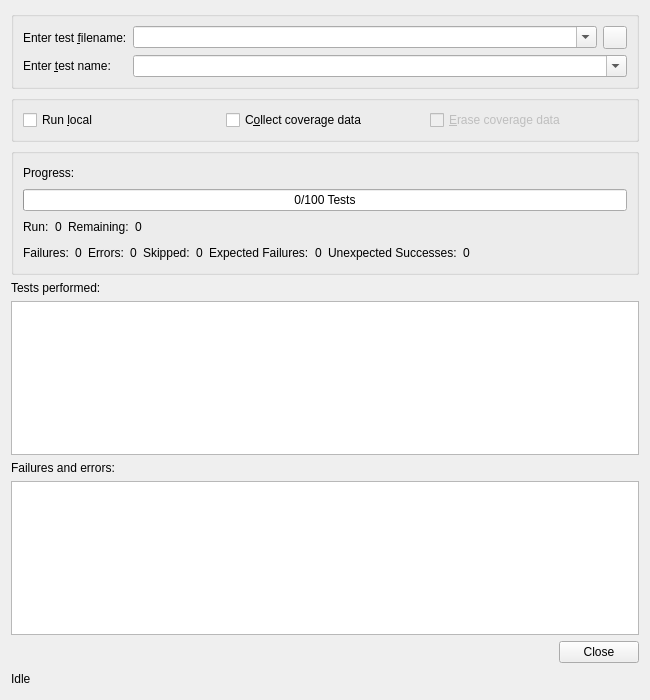
<?xml version="1.0" encoding="UTF-8"?>
<ui version="4.0">
 <class>UnittestDialog</class>
 <widget class="QWidget" name="UnittestDialog">
  <property name="geometry">
   <rect>
    <x>0</x>
    <y>0</y>
    <width>650</width>
    <height>700</height>
   </rect>
  </property>
  <property name="windowTitle">
   <string>Unittest</string>
  </property>
  <layout class="QVBoxLayout" name="verticalLayout_2">
   <item>
    <widget class="QGroupBox" name="groupBox">
     <property name="title">
      <string/>
     </property>
     <layout class="QGridLayout" name="_4">
      <item row="1" column="1" colspan="2">
       <widget class="QComboBox" name="testComboBox">
        <property name="toolTip">
         <string>Enter the test name. Leave empty to use the default name &quot;suite&quot;.</string>
        </property>
        <property name="whatsThis">
         <string>&lt;b&gt;Testname&lt;/b&gt;&lt;p&gt;Enter the name of the test to be performed. This name must follow the rules given by Python's unittest module. If this field is empty, the default name of &quot;suite&quot; will be used.&lt;/p&gt;</string>
        </property>
        <property name="editable">
         <bool>true</bool>
        </property>
       </widget>
      </item>
      <item row="0" column="1">
       <widget class="QComboBox" name="testsuiteComboBox">
        <property name="sizePolicy">
         <sizepolicy hsizetype="MinimumExpanding" vsizetype="Fixed">
          <horstretch>0</horstretch>
          <verstretch>0</verstretch>
         </sizepolicy>
        </property>
        <property name="toolTip">
         <string>Enter name of file defining the testsuite</string>
        </property>
        <property name="whatsThis">
         <string>&lt;b&gt;Testsuite&lt;/b&gt;
&lt;p&gt;Enter the name of the file defining the testsuite.
It should have a method with a name given below. If no name is given, the suite() method will be tried. If no such method can be
found, the module will be inspected for proper test
cases.&lt;/p&gt;</string>
        </property>
        <property name="editable">
         <bool>true</bool>
        </property>
        <property name="insertPolicy">
         <enum>QComboBox::InsertAtTop</enum>
        </property>
        <property name="duplicatesEnabled">
         <bool>false</bool>
        </property>
       </widget>
      </item>
      <item row="1" column="0">
       <widget class="QLabel" name="label">
        <property name="text">
         <string>Enter &amp;test name:</string>
        </property>
        <property name="buddy">
         <cstring>testComboBox</cstring>
        </property>
       </widget>
      </item>
      <item row="0" column="0">
       <widget class="QLabel" name="testsuiteLabel">
        <property name="text">
         <string>Enter test &amp;filename:</string>
        </property>
        <property name="buddy">
         <cstring>testsuiteComboBox</cstring>
        </property>
       </widget>
      </item>
      <item row="0" column="2">
       <widget class="QToolButton" name="fileDialogButton">
        <property name="toolTip">
         <string>Open a file selection dialog</string>
        </property>
       </widget>
      </item>
     </layout>
    </widget>
   </item>
   <item>
    <widget class="QGroupBox" name="optionsGroup">
     <property name="title">
      <string/>
     </property>
     <layout class="QHBoxLayout" name="_5">
      <item>
       <widget class="QCheckBox" name="localCheckBox">
        <property name="toolTip">
         <string>Select whether you want to run the test locally</string>
        </property>
        <property name="text">
         <string>Run &amp;local</string>
        </property>
       </widget>
      </item>
      <item>
       <widget class="QCheckBox" name="coverageCheckBox">
        <property name="toolTip">
         <string>Select whether coverage data should be collected</string>
        </property>
        <property name="text">
         <string>C&amp;ollect coverage data</string>
        </property>
       </widget>
      </item>
      <item>
       <widget class="QCheckBox" name="coverageEraseCheckBox">
        <property name="enabled">
         <bool>false</bool>
        </property>
        <property name="toolTip">
         <string>Select whether old coverage data should be erased</string>
        </property>
        <property name="text">
         <string>&amp;Erase coverage data</string>
        </property>
       </widget>
      </item>
     </layout>
    </widget>
   </item>
   <item>
    <widget class="QGroupBox" name="progressGroupBox">
     <property name="title">
      <string/>
     </property>
     <layout class="QVBoxLayout" name="verticalLayout">
      <item>
       <layout class="QHBoxLayout" name="_8">
        <item>
         <widget class="QLabel" name="progressTextLabel">
          <property name="text">
           <string>Progress:</string>
          </property>
         </widget>
        </item>
        <item>
         <spacer>
          <property name="orientation">
           <enum>Qt::Horizontal</enum>
          </property>
          <property name="sizeHint" stdset="0">
           <size>
            <width>371</width>
            <height>20</height>
           </size>
          </property>
         </spacer>
        </item>
        <item>
         <widget class="E5Led" name="progressLed"/>
        </item>
       </layout>
      </item>
      <item>
       <widget class="QProgressBar" name="progressProgressBar">
        <property name="value">
         <number>0</number>
        </property>
        <property name="orientation">
         <enum>Qt::Horizontal</enum>
        </property>
        <property name="format">
         <string>%v/%m Tests</string>
        </property>
       </widget>
      </item>
      <item>
       <layout class="QHBoxLayout" name="horizontalLayout_2">
        <item>
         <widget class="QLabel" name="progressCounterRunLabel">
          <property name="text">
           <string>Run:</string>
          </property>
         </widget>
        </item>
        <item>
         <widget class="QLabel" name="progressCounterRunCount">
          <property name="toolTip">
           <string>Number of tests run</string>
          </property>
          <property name="text">
           <string notr="true">0</string>
          </property>
         </widget>
        </item>
        <item>
         <widget class="QLabel" name="progressCounterRemLabel">
          <property name="text">
           <string>Remaining:</string>
          </property>
         </widget>
        </item>
        <item>
         <widget class="QLabel" name="progressCounterRemCount">
          <property name="toolTip">
           <string>Number of tests to be run</string>
          </property>
          <property name="text">
           <string notr="true">0</string>
          </property>
         </widget>
        </item>
        <item>
         <spacer name="horizontalSpacer">
          <property name="orientation">
           <enum>Qt::Horizontal</enum>
          </property>
          <property name="sizeHint" stdset="0">
           <size>
            <width>40</width>
            <height>20</height>
           </size>
          </property>
         </spacer>
        </item>
       </layout>
      </item>
      <item>
       <layout class="QHBoxLayout" name="horizontalLayout">
        <item>
         <widget class="QLabel" name="progressCounterFailureLabel">
          <property name="text">
           <string>Failures:</string>
          </property>
         </widget>
        </item>
        <item>
         <widget class="QLabel" name="progressCounterFailureCount">
          <property name="toolTip">
           <string>Number of test failures</string>
          </property>
          <property name="text">
           <string notr="true">0</string>
          </property>
         </widget>
        </item>
        <item>
         <widget class="QLabel" name="progressCounterErrorLabel">
          <property name="text">
           <string>Errors:</string>
          </property>
         </widget>
        </item>
        <item>
         <widget class="QLabel" name="progressCounterErrorCount">
          <property name="toolTip">
           <string>Number of test errors</string>
          </property>
          <property name="text">
           <string notr="true">0</string>
          </property>
         </widget>
        </item>
        <item>
         <widget class="QLabel" name="progressCounterSkippedLabel">
          <property name="text">
           <string>Skipped:</string>
          </property>
         </widget>
        </item>
        <item>
         <widget class="QLabel" name="progressCounterSkippedCount">
          <property name="toolTip">
           <string>Number of tests skipped</string>
          </property>
          <property name="text">
           <string notr="true">0</string>
          </property>
         </widget>
        </item>
        <item>
         <widget class="QLabel" name="progressCounterExpectedFailureLabel">
          <property name="text">
           <string>Expected Failures:</string>
          </property>
         </widget>
        </item>
        <item>
         <widget class="QLabel" name="progressCounterExpectedFailureCount">
          <property name="toolTip">
           <string>Number of tests with expected failure</string>
          </property>
          <property name="text">
           <string notr="true">0</string>
          </property>
         </widget>
        </item>
        <item>
         <widget class="QLabel" name="progressCounterUnexpectedSuccessLabel">
          <property name="text">
           <string>Unexpected Successes:</string>
          </property>
         </widget>
        </item>
        <item>
         <widget class="QLabel" name="progressCounterUnexpectedSuccessCount">
          <property name="toolTip">
           <string>Number of tests with unexpected success</string>
          </property>
          <property name="text">
           <string notr="true">0</string>
          </property>
         </widget>
        </item>
        <item>
         <spacer>
          <property name="orientation">
           <enum>Qt::Horizontal</enum>
          </property>
          <property name="sizeType">
           <enum>QSizePolicy::Expanding</enum>
          </property>
          <property name="sizeHint" stdset="0">
           <size>
            <width>20</width>
            <height>20</height>
           </size>
          </property>
         </spacer>
        </item>
       </layout>
      </item>
     </layout>
    </widget>
   </item>
   <item>
    <widget class="QLabel" name="textLabel1">
     <property name="text">
      <string>Tests performed:</string>
     </property>
    </widget>
   </item>
   <item>
    <widget class="QListWidget" name="testsListWidget"/>
   </item>
   <item>
    <widget class="QLabel" name="listboxLabel">
     <property name="text">
      <string>Failures and errors:</string>
     </property>
    </widget>
   </item>
   <item>
    <widget class="QListWidget" name="errorsListWidget">
     <property name="toolTip">
      <string>Failures and Errors list</string>
     </property>
     <property name="whatsThis">
      <string>&lt;b&gt;Failures and Errors list&lt;/b&gt;
&lt;p&gt;This list shows all failed and errored tests.
Double clicking on an entry will show the respective traceback.&lt;/p&gt;</string>
     </property>
    </widget>
   </item>
   <item>
    <widget class="QDialogButtonBox" name="buttonBox">
     <property name="orientation">
      <enum>Qt::Horizontal</enum>
     </property>
     <property name="standardButtons">
      <set>QDialogButtonBox::Close</set>
     </property>
    </widget>
   </item>
   <item>
    <layout class="QHBoxLayout" name="_3">
     <item>
      <widget class="QLabel" name="sbLabel">
       <property name="sizePolicy">
        <sizepolicy hsizetype="Preferred" vsizetype="Preferred">
         <horstretch>0</horstretch>
         <verstretch>0</verstretch>
        </sizepolicy>
       </property>
       <property name="text">
        <string>Idle</string>
       </property>
      </widget>
     </item>
     <item>
      <spacer>
       <property name="orientation">
        <enum>Qt::Horizontal</enum>
       </property>
       <property name="sizeType">
        <enum>QSizePolicy::Expanding</enum>
       </property>
       <property name="sizeHint" stdset="0">
        <size>
         <width>20</width>
         <height>20</height>
        </size>
       </property>
      </spacer>
     </item>
    </layout>
   </item>
  </layout>
 </widget>
 <customwidgets>
  <customwidget>
   <class>E5Led</class>
   <extends>QFrame</extends>
   <header>E5Gui/E5Led.h</header>
   <container>1</container>
  </customwidget>
 </customwidgets>
 <tabstops>
  <tabstop>testsuiteComboBox</tabstop>
  <tabstop>fileDialogButton</tabstop>
  <tabstop>testComboBox</tabstop>
  <tabstop>localCheckBox</tabstop>
  <tabstop>coverageCheckBox</tabstop>
  <tabstop>coverageEraseCheckBox</tabstop>
  <tabstop>testsListWidget</tabstop>
  <tabstop>errorsListWidget</tabstop>
 </tabstops>
 <resources/>
 <connections>
  <connection>
   <sender>coverageCheckBox</sender>
   <signal>toggled(bool)</signal>
   <receiver>coverageEraseCheckBox</receiver>
   <slot>setEnabled(bool)</slot>
   <hints>
    <hint type="sourcelabel">
     <x>405</x>
     <y>107</y>
    </hint>
    <hint type="destinationlabel">
     <x>604</x>
     <y>107</y>
    </hint>
   </hints>
  </connection>
  <connection>
   <sender>buttonBox</sender>
   <signal>accepted()</signal>
   <receiver>UnittestDialog</receiver>
   <slot>close()</slot>
   <hints>
    <hint type="sourcelabel">
     <x>58</x>
     <y>618</y>
    </hint>
    <hint type="destinationlabel">
     <x>72</x>
     <y>667</y>
    </hint>
   </hints>
  </connection>
  <connection>
   <sender>buttonBox</sender>
   <signal>rejected()</signal>
   <receiver>UnittestDialog</receiver>
   <slot>close()</slot>
   <hints>
    <hint type="sourcelabel">
     <x>148</x>
     <y>623</y>
    </hint>
    <hint type="destinationlabel">
     <x>148</x>
     <y>668</y>
    </hint>
   </hints>
  </connection>
 </connections>
</ui>
